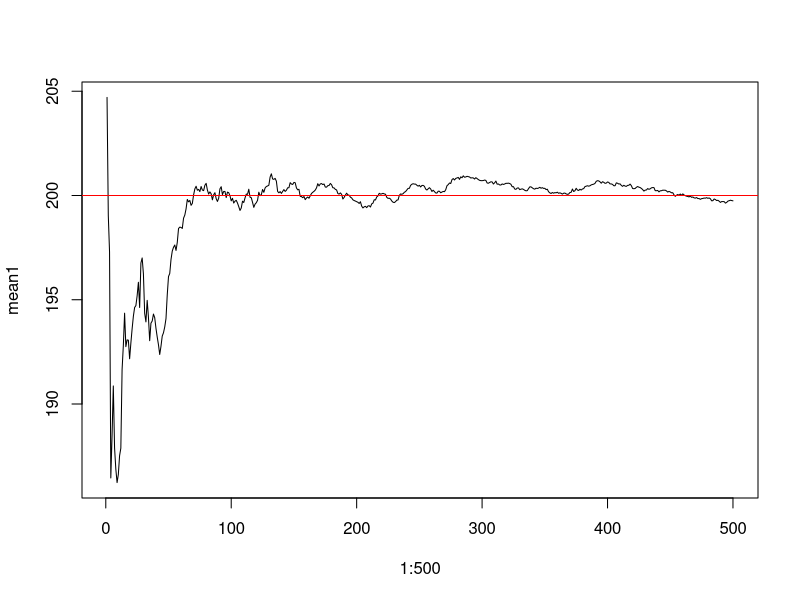
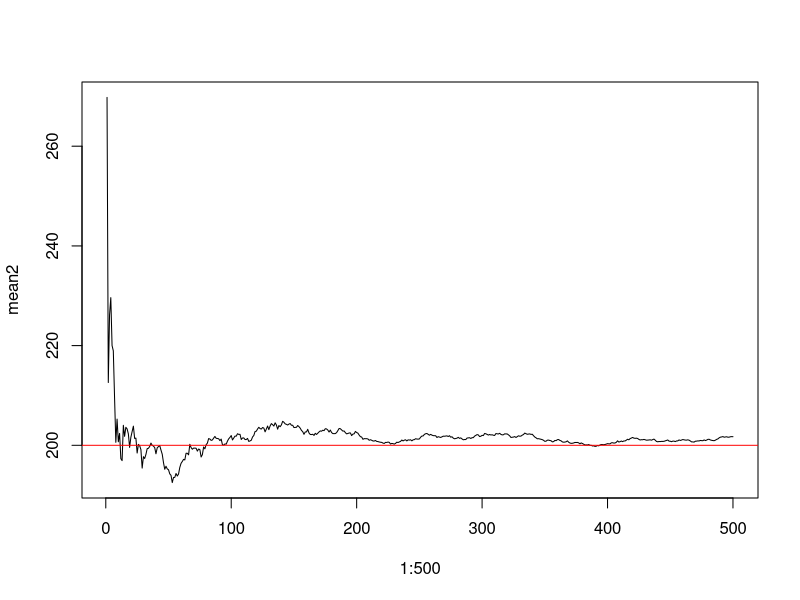
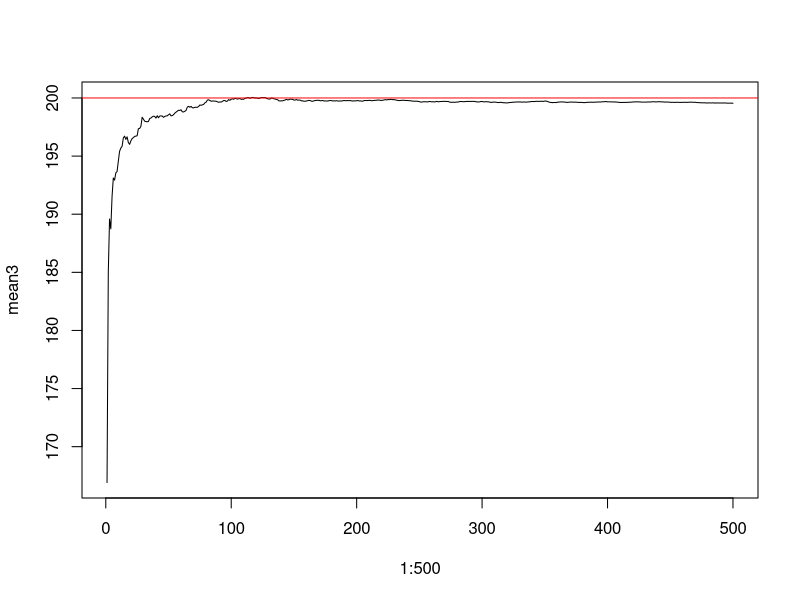
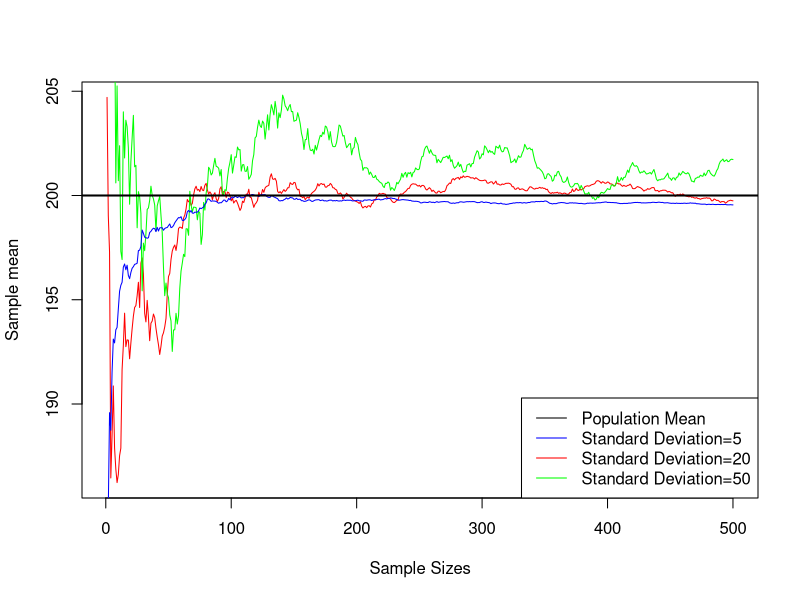
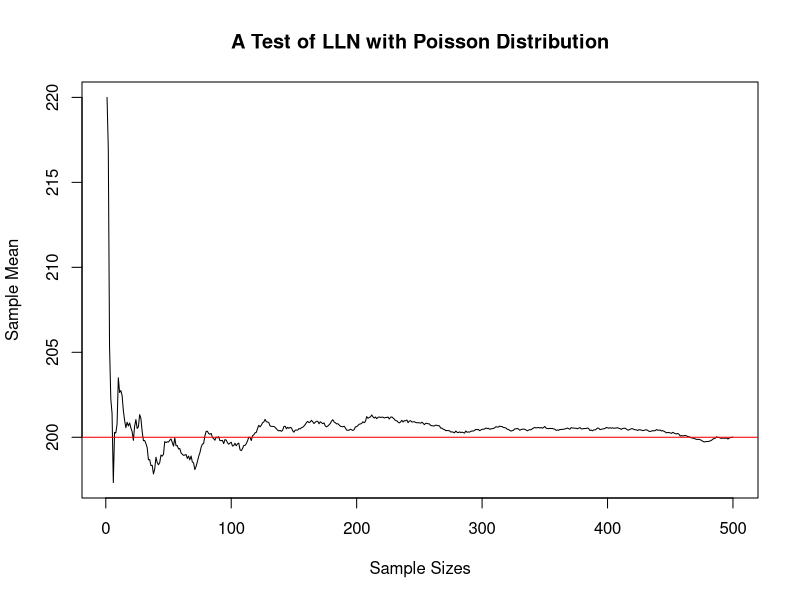
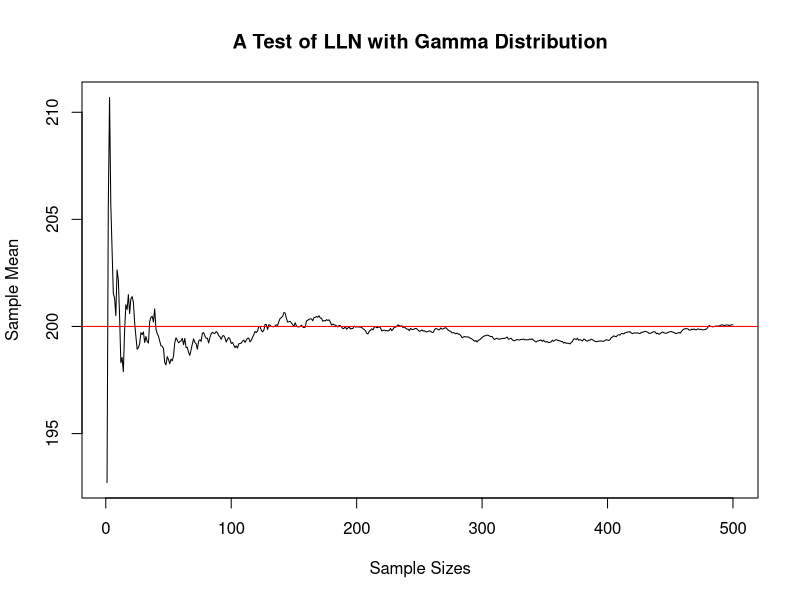

Generate these figures, in order, with R:
## ---- chunk 1
knitr::opts_chunk$set(echo = TRUE)
## ---- chunk 2
set.seed(111)
E_Y=200 #Population mean
SD_Y=20 #Population standard deviaion
Y=rnorm(1,mean=E_Y,sd=SD_Y)
## ---- chunk 3
mean1=rep(NA,500)
mean1[1]=Y
## ---- chunk 4
for (i in 2:500){
  Y=c(Y,rnorm(1,mean=E_Y,sd=SD_Y)) # Draw single valur from the normal distribution and concatenate with the previous values of Y
  mean1[i]=mean(Y)
}#
## ---- chunk 5
plot(x=1:500,mean1,type="l")
abline(h=E_Y,col="red")
## ---- chunk 6
#In general, the Law of Large Numbers holds. As demonstrated in the figure plotted in 4, when sample sizes increase from 1 to 500, the black line representing the sample mean gradually approaches the true population mean represented by the red line. However, on a closer inspection, small increases in sample size do not always bring the sample mean closer to the population mean (i.e., when sample size increases from 499 to 500, the sample mean decreases from 192.9730 to 227.9164). However, this is likely due to random fluctuations in the sampling process and does not disrupt the general approach to the population mean when sample size increases from 1 to 500.
## ---- chunk 7
SD_Y_2=50 #setting a larger standard deviation
Y_2=rnorm(1,mean=E_Y,sd=SD_Y_2)
mean2=rep(NA,500)
mean2[1]=Y_2 
for (i in 2:500){
  Y_2=c(Y_2,rnorm(1,mean=E_Y,sd=SD_Y_2))
  mean2[i]=mean(Y_2)
} 
plot(x=1:500,mean2,type="l")
abline(h=E_Y,col="red")

#The sample mean approaches the population mean slower with a higher initial fluctuation from the population mean
## ---- chunk 8
SD_Y_3=5 #setting a smaller standard deviation
Y_3=rnorm(1,mean=E_Y,sd=SD_Y_2)
mean3=rep(NA,500)
mean3[1]=Y_3 
for (i in 2:500){
  Y_3=c(Y_3,rnorm(1,mean=E_Y,sd=SD_Y_3))
  mean3[i]=mean(Y_3)
} 
plot(x=1:500,mean3,type="l")
abline(h=E_Y,col="red")
##The sample mean approaches the population mean much faster with a lower initial fluctuation from the population mean
## ---- chunk 9
plot(1:500, mean1, type = "l", col = "red", xlab = "Sample Sizes", ylab = "Sample mean") 
lines(1:500, mean2, col = "green")
lines(1:500, mean3, col = "blue")
abline(h=E_Y,col="black",lwd=2)
legend("bottomright", legend = c("Population Mean","Standard Deviation=5", "Standard Deviation=20", "Standard Deviation=50"),col = c("black","blue","red", "green" ), lty = 1,lwd=1)
## ---- chunk 10
#As the variability in a population increases, the sample size necessary to accurately estimate the population mean increase. As demonstrated in the figure in 8,with standard deviation increases from 5 to 50, the sample mean approaches close to population mean roughly at the sample sizes of 150, 450 and >500 respectively.
## ---- chunk 11
poisson_lambda_Y=200 
Y_pois=rpois(1,lambda=poisson_lambda_Y)
mean_pois=rep(NA,500)
mean_pois[1]=Y_pois 
for (i in 2:500){
  Y_pois=c(Y_pois,rpois(1,lambda=poisson_lambda_Y))
  mean_pois[i]=mean(Y_pois)
} 
plot(x=1:500,mean_pois,type="l",xlab = "Sample Sizes", ylab = "Sample Mean",main="A Test of LLN with Poisson Distribution")
abline(h=E_Y,col="red")#
###########################################################################################################################
gamma_shape_Y=200 
gamma_scale_Y=1 
Y_gamma=rgamma(1, shape=gamma_shape_Y, scale=gamma_scale_Y)
mean_gamma=rep(NA,500)
mean_gamma[1]=Y_gamma 
for (i in 2:500){
  Y_gamma=c(Y_gamma,rgamma(1, shape=gamma_shape_Y, scale=gamma_scale_Y))
  mean_gamma[i]=mean(Y_gamma)
} 
plot(x=1:500, mean_gamma,type="l",xlab = "Sample Sizes", ylab = "Sample Mean",main="A Test of LLN with Gamma Distribution")
abline(h=E_Y,col="red")
## ---- chunk 12
#The Law of Large Numbers seems to hold for means of non-normal distributions as well. One remarkable difference is that for the Gamma distribution, when sample sizes are small, the sample means are much higher than the population mean, whereas for the other two distributions, the sample means at low sample sizes fluctuate both above and below the population mean.
## ---- chunk 13
#Looking at the plot, I would recommend 12.4 as the population mean, and this is the single value I would choose. According to the plot, once the population size reaches beyond 400, the sample mean appears stable around the line at 12.4. Thus, it is the number I would recommend.

#More generally, I do not think there exists one “best” estimate. To begin with, as demonstrated in the previous plots, it is not uncommon for the sample mean, even at large sample sizes, to remain consistently above or below the population mean. Secondly, it is impossible to predict whether the sample mean would further fluctuate beyond a sample size of 500. Lastly, as shown in the previous questions and plots, even with large sample sizes, random fluctuations can still cause the sample mean to deviate from the population mean.Therefore, it would be impossible to derive a single best estimate value from the graph. Instead, there could exist many equally good estimates for the population mean.
    
